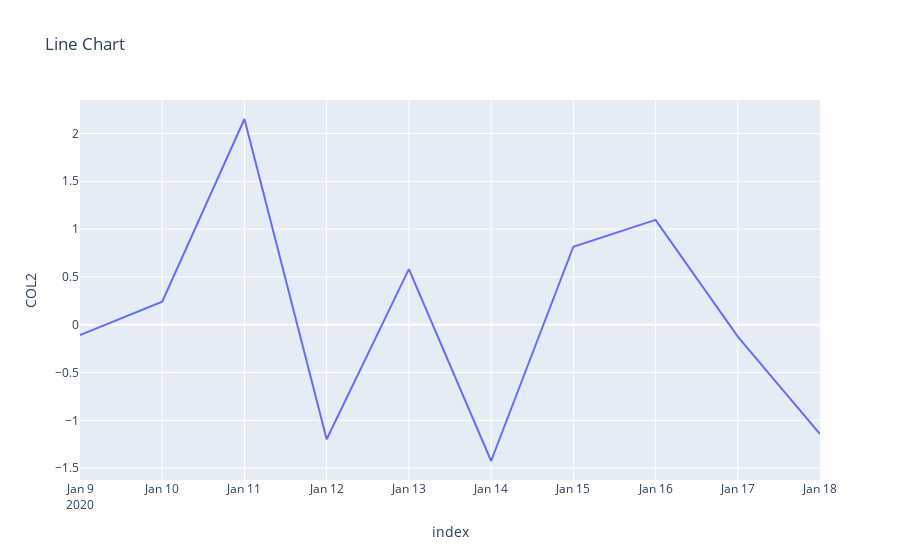

Write notebook code for a chart like this one.
### Code cell
# Line Chart
fig = px.line(df, x=df.index, y='COL2', title='Line Chart') 
fig.show()

### Figure 1 — Plotly figure (JSON) as saved in the notebook; plotly's stock layout.template omitted (floating-point values rounded to 4 significant figures)
{"data": [{"hovertemplate": "index=%{x}<br>COL2=%{y}<extra></extra>", "legendgroup": "", "line": {"color": "#636efa", "dash": "solid"}, "mode": "lines", "name": "", "orientation": "v", "showlegend": false, "type": "scatter", "x": ["2020-01-09T00:00:00", "2020-01-10T00:00:00", "2020-01-11T00:00:00", "2020-01-12T00:00:00", "2020-01-13T00:00:00", "2020-01-14T00:00:00", "2020-01-15T00:00:00", "2020-01-16T00:00:00", "2020-01-17T00:00:00", "2020-01-18T00:00:00"], "xaxis": "x", "y": [-0.1091, 0.2402, 2.151, -1.198, 0.5808, -1.425, 0.8151, 1.096, -0.1241, -1.145], "yaxis": "y"}], "layout": {"legend": {"tracegroupgap": 0}, "title": {"text": "Line Chart"}, "xaxis": {"anchor": "y", "domain": [0, 1], "title": {"text": "index"}}, "yaxis": {"anchor": "x", "domain": [0, 1], "title": {"text": "COL2"}}}}
